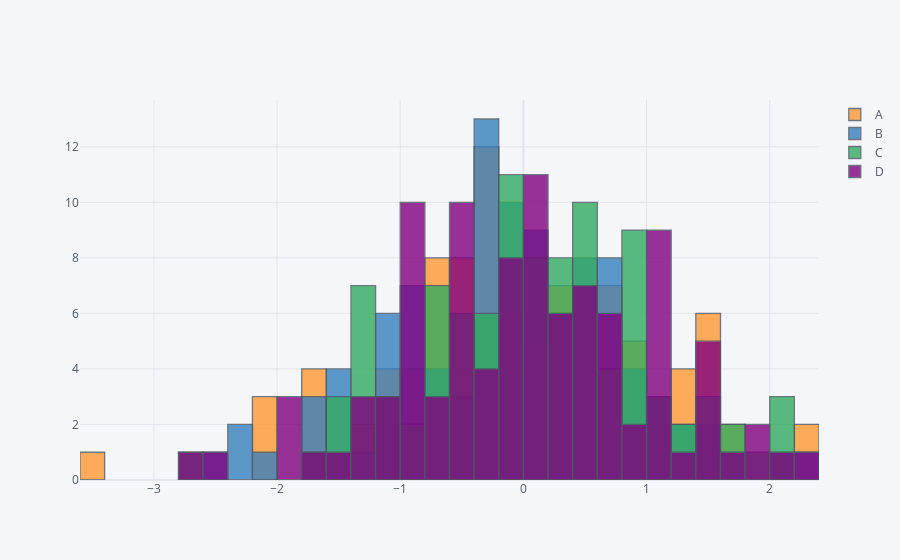

Notebook source saved alongside this figure:
### Code cell
df.iplot(kind='hist', bins=30)
